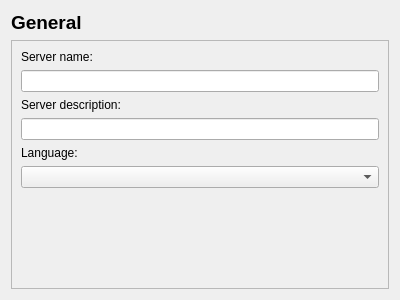
<?xml version="1.0" encoding="UTF-8"?>
<ui version="4.0">
 <class>GeneralPage</class>
 <widget class="QWidget" name="GeneralPage">
  <property name="geometry">
   <rect>
    <x>0</x>
    <y>0</y>
    <width>400</width>
    <height>300</height>
   </rect>
  </property>
  <property name="windowTitle">
   <string>Form</string>
  </property>
  <layout class="QVBoxLayout" name="verticalLayout">
   <item>
    <widget class="QLabel" name="pageName">
     <property name="sizePolicy">
      <sizepolicy hsizetype="Preferred" vsizetype="Preferred">
       <horstretch>0</horstretch>
       <verstretch>0</verstretch>
      </sizepolicy>
     </property>
     <property name="font">
      <font>
       <pointsize>14</pointsize>
       <weight>75</weight>
       <bold>true</bold>
      </font>
     </property>
     <property name="text">
      <string>General</string>
     </property>
    </widget>
   </item>
   <item>
    <widget class="QFrame" name="frame">
     <property name="frameShape">
      <enum>QFrame::StyledPanel</enum>
     </property>
     <property name="frameShadow">
      <enum>QFrame::Raised</enum>
     </property>
     <layout class="QVBoxLayout" name="verticalLayout_2">
      <item>
       <widget class="QLabel" name="label">
        <property name="text">
         <string>Server name:</string>
        </property>
       </widget>
      </item>
      <item>
       <widget class="QLineEdit" name="sNameLn"/>
      </item>
      <item>
       <widget class="QLabel" name="label_2">
        <property name="text">
         <string>Server description:</string>
        </property>
       </widget>
      </item>
      <item>
       <widget class="QLineEdit" name="sDescriptionLn"/>
      </item>
      <item>
       <widget class="QLabel" name="label_3">
        <property name="text">
         <string>Language:</string>
        </property>
       </widget>
      </item>
      <item>
       <widget class="QComboBox" name="langBox"/>
      </item>
      <item>
       <spacer name="verticalSpacer">
        <property name="orientation">
         <enum>Qt::Vertical</enum>
        </property>
        <property name="sizeHint" stdset="0">
         <size>
          <width>20</width>
          <height>40</height>
         </size>
        </property>
       </spacer>
      </item>
     </layout>
    </widget>
   </item>
  </layout>
 </widget>
 <resources/>
 <connections/>
</ui>
